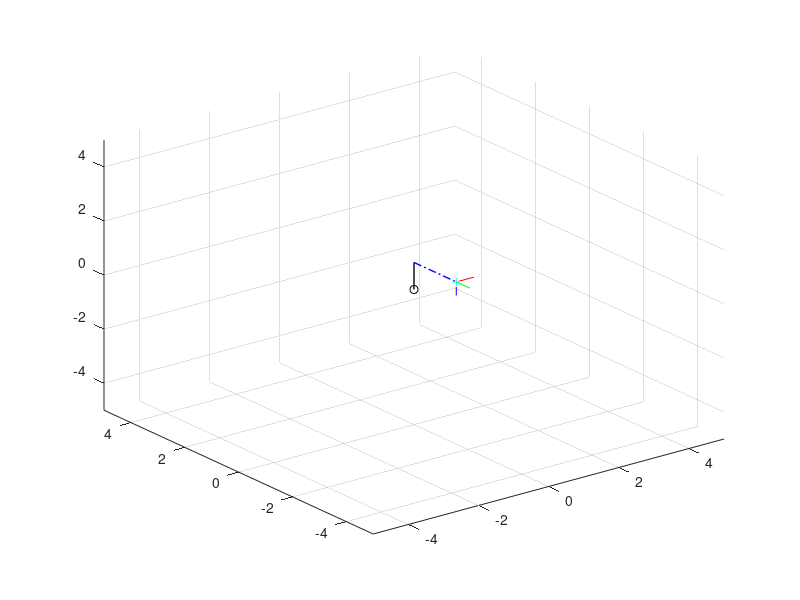

Recreate this plot in MATLAB.
%% Robot Simulation: By Max Lemon, Tejas Gulur, Atish Anantharam, and James Farrell
% This code lets a user to put the amount of degrees (in radians) that a
% joint experiences for the four joints in the given robot. It will use the
% PoE method to give the end effector final position as well as show a
% graphical analysis of the robot moving


%% Setup
close all;  % Close any open figures
clear;  % Clear workspace
clc;    % Clear command window
I = eye(3); % Initialize 3x3 identity matrix
Oo = [0 0 0];
Xo = [.5 0 0];
Yo = [0 .5 0];
Zo = [0 0 .5];

%% Anonymous functions

% Anonymous function to caclulate the skew matrix of a vector
skew = @(v) [0 -v(3) v(2); v(3) 0 -v(1); -v(2) v(1) 0];

% Anonymous function to calculate the matrix exponential using Rodrigues
% formula
rod = @(SKEW, V, T) [I+sin(T)*SKEW+(1-cos(T))*(SKEW^2) (I*T+(1-cos(T))*SKEW+(T-sin(T))*(SKEW^2))*V'; 0 0 0 1];

%% Setting robot parameters (constants)

Me = [0 0 1 1; 0 -1 0 0; 1 0 0 0; 0 0 0 1];  % Home position of end-effector
n = 4;  % Number of joints

% Initializing the needed variables
M = cell(n,1);  % 
% Home position of the different joints
w = cell(n,1);  % Rotation axes
q = cell(n,1);  % Displacement vectors
v = cell(n,1);  % Linear velocity vectors
theta = cell(n,1);  % Joint variables
del_theta = cell(n,1);  % Incremental change in theta (for use in animation)
s = cell(n,1);  % Skew axes
S = cell(n,1);  % Skew matrices
e_s = cell(n,1);    % Exponentials of skew matrices
L1 = cell(3,1); % Coordinates for link 1 (between J2 & J3)
L2 = cell(3,1); % Coordinates for link 2 (between J3/J4 & EE)
Lx = cell(3,1); % Coordinates for EE x-axis
Ly = cell(3,1); % Coordinates for EE y-axis
Lz = cell(3,1); % Coordinates for EE z-axis

% Home position of joints
M{1} = eye(4);
M{2} = [1 0 0 0; 0 0 -1 0; 0 1 0 0; 0 0 0 1];
M{3} = [0 -1 0 1; 0 0 -1 0; 1 0 0 0; 0 0 0 1];
M{4} = Me;

% Rotation axes of revolute joints
w{1} = [0 0 1];
w{2} = [0 -1 0];
w{3} = [0 -1 0];
w{4} = [0 0 0];

% Displacement of revolute joints
q{1} = [0 0 0];
q{2} = [0 0 0];
q{3} = [1 0 0];

% Direction of prismatic joints
v{4} = [1 0 0];

% Joint variables
theta{1} = pi/2;
theta{2} = pi/2;
theta{3} = pi/2;
theta{4} = pi/2;

% fprintf('Please provide the degree of change joint %d experiences in radians: ', 1)
% theta{1} = input('');
% fprintf('Please provide the degree of change joint %d experiences in radians: ', 2)
% theta{2} = input('');
% fprintf('Please provide the degree of change joint %d experiences in radians: ', 3)
% theta{3} = input('');
% fprintf('Please provide the length joint %d increases by in radians: ', 4)
% theta{4} = input('');


%% Performing Calculations

% Finding linear velocity induced by rotation
for i=1:3
    v{i} = -cross(w{i}, q{i});
end

% Calculate skew axes, skew matrices, set each joint variable to pi/2, and
% find the matrix expoential for each joint
for i=1:n
    s{i} = [w{i}'; v{i}'];
    S{i} = [skew(w{i}) v{i}'; 0 0 0 0];
    e_s{i} = rod(skew(w{i}), v{i}, theta{i});
end

% Calculate the final transformation matrix
T = e_s{1}*e_s{2}*e_s{3}*e_s{4}*Me;

R = T(1:3, 1:3);
angle_theta = acos((trace(R) - 1)/2);
axis_k = (1 / (2 * sin(angle_theta))) * [(R(3,2) - R(2,3)); (R(1,3) - R(3,2)); (R(2,1) - R(1,2))];
disp('End effector configuration: ')
disp(T)
disp('The end effector is located as follows from the home frame (x, y, z): ')
disp(T(1:3,4))
disp('Axis angle notation for rotation is as follows')
disp('theta (radians) = ')
disp(angle_theta)
disp('Rotation axis k = ')
disp(axis_k)

%% Performing animation
frames = 120;   % Number of frames for the animation
P = cell(n,1);  % Position of the joints
F(frames) = struct('cdata', [], 'colormap', []);    % Initialize strcut to store animation frames

% Joints 1 & 2 are always positioned at the origin
P{1} = [0 0 0];
P{2} = [0 0 1];

% Determine the incremental values
for i=1:n
    del_theta{i} = theta{i}/frames;
end

% Calculate & plot values at each incremental value
for i=1:frames
    % Calculate the matrix exponetial for each joint at each increment
    for j=1:n
        theta{j} = i*del_theta{j};
        e_s{j} = rod(skew(w{j}), v{j}, theta{j});
    end

    % Find the position of joint 3 & 4, and end-effector
    T3 = e_s{1}*e_s{2}*M{3};    %Tranformation matrix for joint 3
    T4 = e_s{1}*e_s{2}*e_s{3}*M{4}; %Transformation matrix for joint 4
    T = e_s{1}*e_s{2}*e_s{3}*e_s{4}*Me;
    
    % Extract position data from transformation matrices
    P{3} = T3(1:3, 4)';
    P{4} = T4(1:3, 4)';
    Pe = T(1:3, 4)';
        
    % Axes for orientation display
    O = T*[Oo';1];
    X = T*[Xo';1];
    Y = T*[Yo';1];
    Z = T*[Zo';1];

    for k=1:3
        % The line betwen joints 2 & 3
        L1{k} = [P{2}(k) P{3}(k)];  
   
        % The line between joint 3 and the end-effector
        L2{k} = [P{3}(k) Pe(k)];

        % X-axis in new orientation
        Lx{k} = [O(k) X(k)];
        
        % Y-axis in new orientation
        Ly{k} = [O(k) Y(k)];
        
        % Z-axis in new orientation
        Lz{k} = [O(k) Z(k)];
    end


    % Clear the current plot
    clf;
    
    % Initialize plot parameters
    grid on;
    hold on;
    view(3);
    xlim([-5 5]);
    ylim([-5 5]);
    zlim([-5 5]);
    
    % Plot the different components
    plot3(0, 0, 0, 'ko')    % The origin, also location of J1
    plot3([0 0], [0 0], [0 1], '-k', 'LineWidth', 1);   % Line bewteen J1 & J2
    plot3(L1{1}, L1{2}, L1{3}, '-k', 'LineWidth', 1);   % Line between J2 & J3
    plot3(L2{1}, L2{2}, L2{3}, '-.b', 'LineWidth', 1);  % Line between  J3 & EE
    plot3(Pe(1), Pe(2), Pe(3), '+c');   % End effector
    plot3(Lx{1}, Lx{2}, Lx{3}, '-b');
    plot3(Ly{1}, Ly{2}, Ly{3}, '-r');
    plot3(Lz{1}, Lz{2}, Lz{3}, '-g');
    
    % Capture the current plot as a animation frame
    F(i) = getframe();
end

% Play back the animation
% figure();
% movie(F, 1, 60);